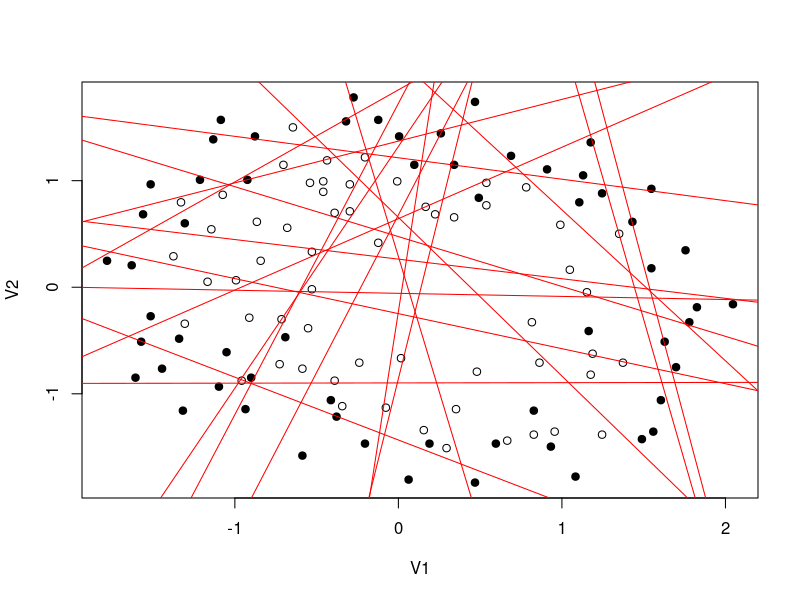

Here is the R script that generated this plot: (Note: this script raises an error after producing the figure.)
library(kernlab)
library(caret)

StochGradientDescent <- function(X, y, W, gradientFunc, costFunc, initParams, learningRate) {
  # Stochastic gdesc, computes gradient of 1 point from dataset and changes
  # weights
  params <- initParams
  pPrev <- initParams - 1
  for (i in 1:1000000){
    indices <- sample(1:nrow(X), 15)
    gradients <- gradientFunc(X[indices,], y[indices], W[indices], params)
    params <- params - learningRate*gradients
    #q <- costFunc(X,y,params)
    #print(q)
    if(abs(sum(pPrev^2) - sum(params^2))<1e-6){
      break
    }
    pPrev <- params
  }
  params
}

logisticRegressionCostFunction <- function(X, y, w, params) {
  mean(w*log2(1+exp(as.vector(X%*%params)*-y)))
}

logisticRegressionGradient <- function(X, y, w, params) {
  colMeans(-(X*y*w)/(1+exp(as.vector(X%*%params)*y)))
}

# Loading and normalization of data
data1 = as.matrix(read.csv("non linear dataset.csv", header = FALSE))

normalizeData <- function(X) {
    for(i in 1:ncol(X)) {
      m <- mean(X[,i])
      X[,i] <- X[,i] - m
      X[,i] <- X[,i] / sd(X[,i])
    }
    X
}

X <- normalizeData(data1[,-3])
l <- nrow(X)

X <- cbind(X, rep(1, l)) # adding artificial feature

y <- data1[,3]

plot(X[,-3], pch=y+20)

learningRate <- l*0.01
T <- 20  # How much elementary algs to learn

# vector with objects weights
W <- rep(1/l, l)
# vector with classifiers weights
A <- rep(0, T)
# matrix where each n-th column contains weight of n-th classifier
B <- matrix(nrow=ncol(X), ncol=T)

for (t in 1:T) {
  initParams <- rep(0, ncol(X))
  params <- StochGradientDescent(X, y, W, logisticRegressionGradient,
                                 logisticRegressionCostFunction,
                                 initParams,
                                 learningRate)
  B[,t] <- params
  abline((-params[3]/params[2]), -params[1]/params[2], col='red')
  h <- X%*%params
  #Eta <- sum(W*exp(-y*h))
  Eta <- sum(W[which((h*y)<0)])
  A[t] <- (1/2)*log(1+((1-Eta)/Eta))
  #Eta <- sum(W[which(h*y<0)])
  #A[t] <- (1/2)*log(((1-Eta)/Eta))
  W <- W*exp(-y*A[t]*h)
  W <- W/sum(W)
  print(W)
}
A <- A/sum(A)
confusionMatrix(c(X%*%B%*%A<0), y<0)
